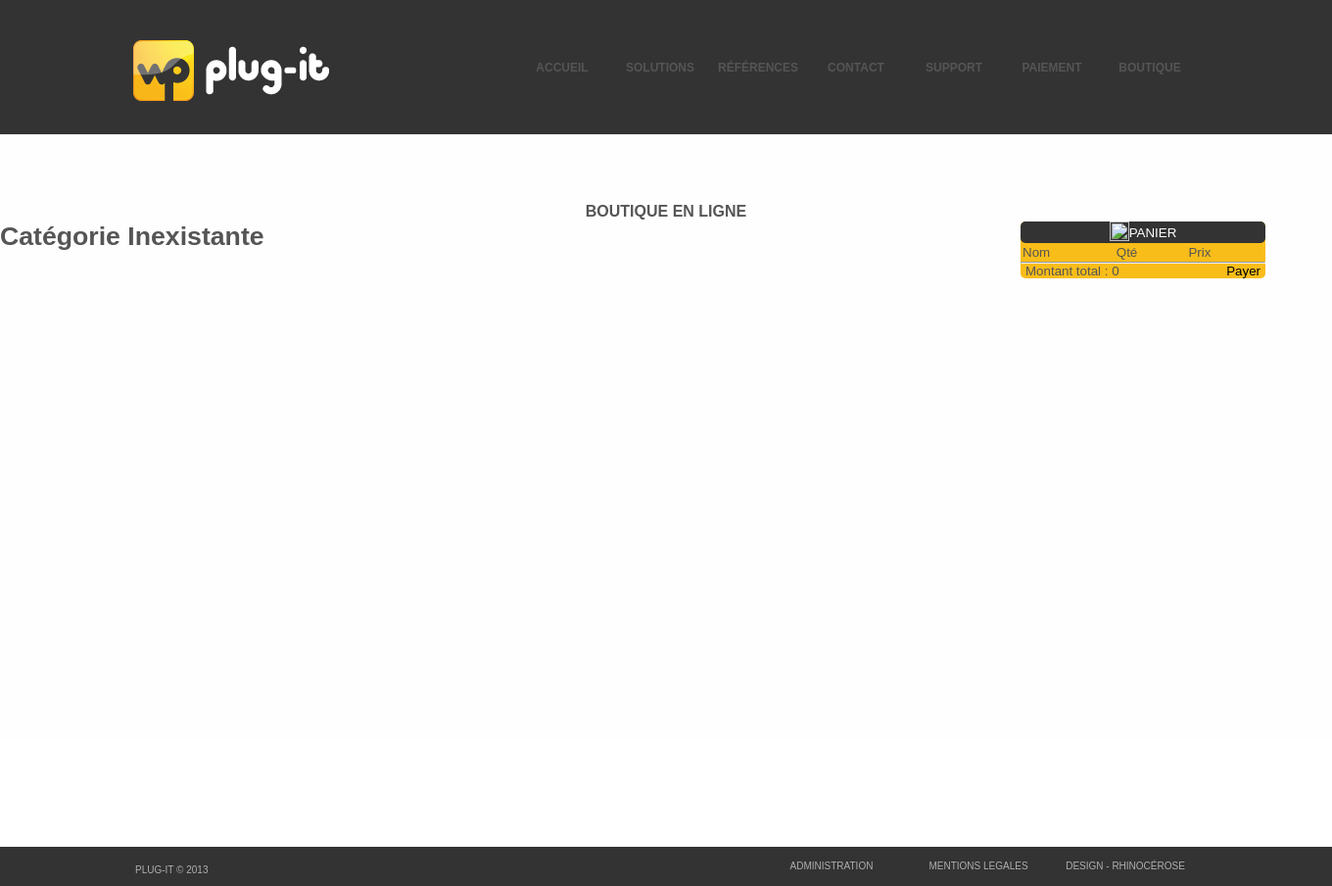
The app's page /Index.php?page=boutique, older data.
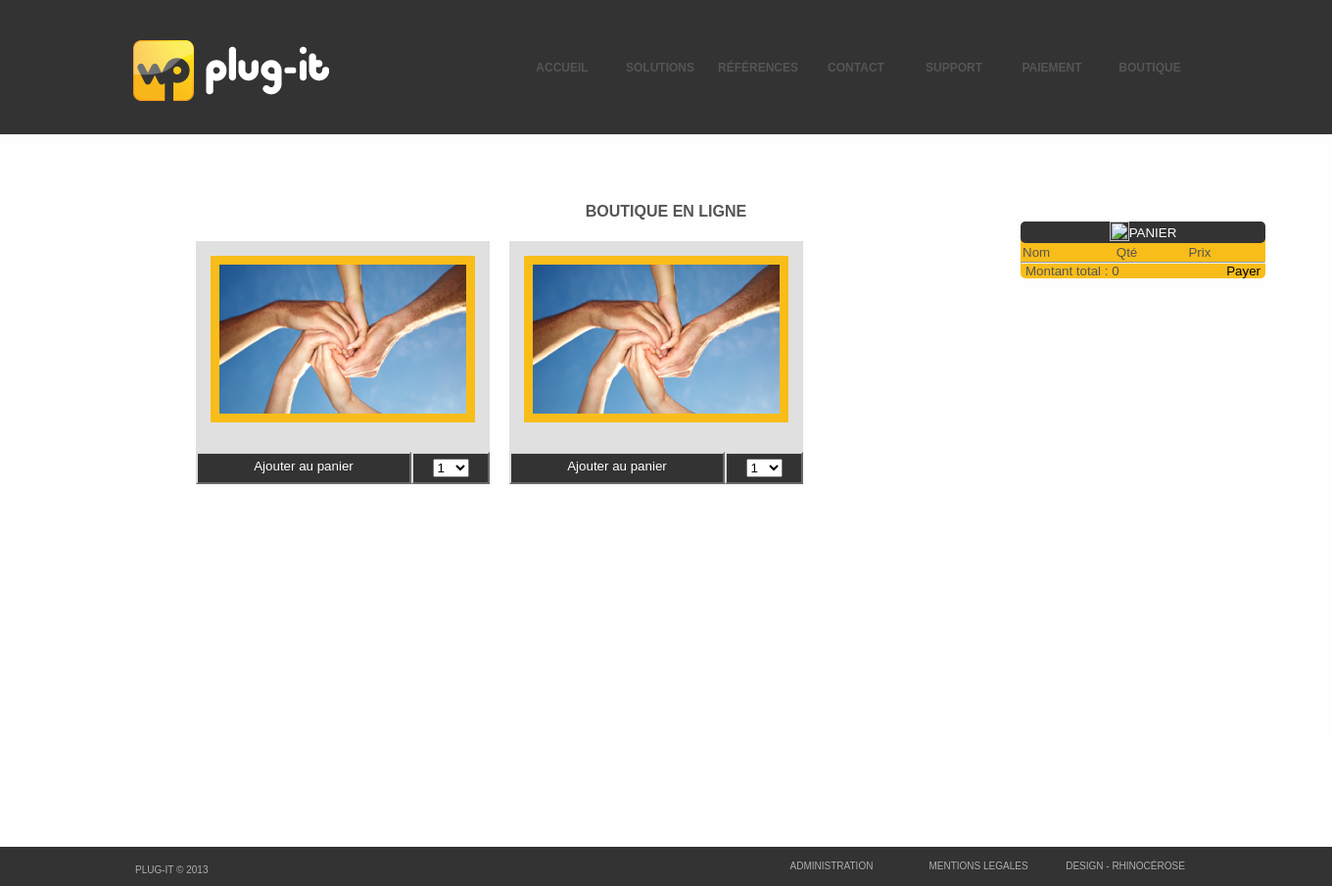
The same page, newer data.
### tables this page shows
CREATE TABLE IF NOT EXISTS `menu` (
  `id` int(11) NOT NULL AUTO_INCREMENT,
  `interne` tinyint(1) NOT NULL,
  `active` tinyint(1) NOT NULL,
  `nom` varchar(50) NOT NULL,
  `position` int(11) NOT NULL,
  `lien` varchar(255) NOT NULL,
  PRIMARY KEY (`id`)
);

CREATE TABLE IF NOT EXISTS `produit` (
  `id` int(11) NOT NULL AUTO_INCREMENT,
  `nom` varchar(100) NOT NULL,
  `images` varchar(100) NOT NULL,
  `desc` text NOT NULL,
  `date` timestamp NOT NULL DEFAULT CURRENT_TIMESTAMP ON UPDATE CURRENT_TIMESTAMP,
  `prix` float NOT NULL,
  `categorie` varchar(100) NOT NULL,
  `priorite` int(11) NOT NULL,
  PRIMARY KEY (`id`)
);

### Include/common/Banniere.php (the view, shortened to what this page needs)
<div style="overflow:hidden;">
	<table style="position:absolute;right:10%;" height="137px" class="menu" cellspacing="0">
		<tr>
<?php
		$rq = mysql_query("SELECT * FROM menu ORDER BY position")or die('Erreur SQL !<br />'.mysql_error());
		while($ar=mysql_fetch_array($rq))
		{
			if($ar['active'] == true)
			{
				echo '
				<td onclick="location.href=\''.$ar['lien'].'\'"';
						echo 'class="menu_unselected"';
				echo '>'.$ar['nom'].'</td>';
			}
		}
?>
		</tr>
	</table>
</div>

### Include/invite/boutique.php (shortened to what this page needs)
<h2 class="titre">Boutique en ligne </h2>
<div id="accordeon">
	<h3><img src="./images/e_commerce_caddie.gif" style="width:20px; height:20px; vertical-align:-18%;"/>Panier</h3>
	<div id="contenu">
		<p><table style="width:100%"><tr><td colspan="2">Nom</td><td>Qté</td><td>Prix</td></tr></table></p>
		<p><hr/></p>
		<p><span style="float:left; margin-left:5px;">Montant total : 0</span><a href="#"><span style="float:right; margin-right:5px;">Payer</span></a></p>
	</div>
</div>
<?php
	switch($_GET['mode'])
	{
		case 'view' :
			$nomcateg = $_GET['categ'];
			$rq = MySQL_Query("SELECT COUNT(nom) AS nombre FROM categorie WHERE nom = '$nomcateg'")or die('Erreur SQL !<br />'.mysql_error());
			$rq = MySQL_fetch_array($rq);
			if($rq['nombre'] >= 1)
			{
				$rq = MySQL_Query("SELECT * FROM produit WHERE categorie = '$nomcateg' ORDER BY priorite DESC")or die('Erreur SQL !<br />'.mysql_error());
				$i=1;
				echo'<div style="margin:auto;width:1000px;">';
				$ar=MySQL_fetch_array($rq);
				if(!empty($ar))
				{
				$rq = MySQL_Query("SELECT * FROM produit WHERE categorie = '$nomcateg' ORDER BY priorite DESC")or die('Erreur SQL !<br />'.mysql_error());
					echo '<table cellspacing="20">';
					while($ar=MySQL_fetch_array($rq))
					{
						if($i == 1)
							echo '<tr>';
						echo '<td>
						<div class="blockproduit" onclick="location.href=\'Index.php?page=boutique&mode=viewone&id='.$ar['id'].'\'"> ';
						echo'
							<img src="'.$ar['images'].'" style="margin-left:5%;width:90%;" width="280" height="170"/>
						</div><span id="'.$ar['id'].'" class="boutprod" style="float:left;" onclick="alert(\'nya\');ajoutpanier();">Ajouter au panier </span><span class="boutprod2" style="float:left;"><select name="qte'.$ar['id'].'" id="qte'.$ar['id'].'">';
						for($k=1;$k<=10;$k++)
						{
							echo '<option value='.$k.'>'.$k.'</option>';
						}
						echo '</span>';
						echo '</td>';
						$i++;
					}
					echo '</table>';
				}
				else
				{
					echo '<h2>Aucun produit existant</h2>';
				}
				echo '</div>';
			}
			else
			{
				echo '<h1>Catégorie Inexistante</h1>';
			}
		break;
	}
?>

Row changes from the older to the newer data that the page shows:
added produit: images (picture), id "1"
added produit: images (picture), id "1"
Text that changed along with them:
text no longer shown: "Catégorie Inexistante"
